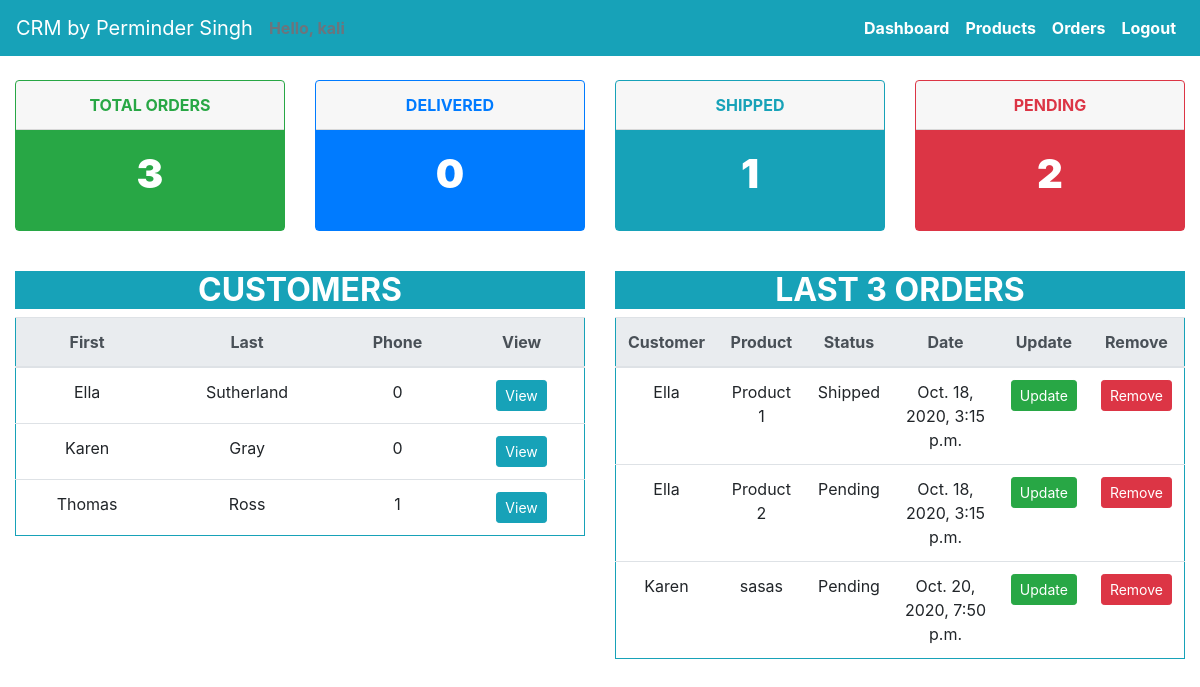
The app's page / (signed in) with its own data.
### users/models.py (models this page shows, shortened)
class Customer(models.Model):
	first_name = models.CharField(max_length=50, null=True)
	last_name = models.CharField(max_length=50, null=True)
	email = models.EmailField(null=True)
	phone = models.IntegerField(null=True)
	date_created  = models.DateTimeField(auto_now_add=True)
	def __str__(self):
		return self.first_name

class Order(models.Model):
	STATUS = (
		('Pending', 'Pending'),
		('Shipped', 'Shipped'),
		('Delivered', 'Delivered'),
		)
	customer = models.ForeignKey(Customer, on_delete = models.SET_NULL, null=True)
	product = models.ForeignKey(Product, on_delete = models.SET_NULL, null=True)
	status = models.CharField(max_length = 200, null=True, choices=STATUS)
	date_created  = models.DateTimeField(auto_now_add=True)
	tags = models.ManyToManyField(Tag)

class Product(models.Model):
	CATEGORY = (
		('Cat 1 ', 'Cat 1 '),
		('Cat 2 ', 'Cat 2 '),
		('Cat 3 ', 'Cat 3 '),
		)
	name = models.CharField(max_length=200, null=True)
	description = models.CharField(max_length=200, null=True)
	price = models.FloatField(null=True)
	category = models.CharField(max_length = 200, null=True, choices=CATEGORY)
	date_created  = models.DateTimeField(auto_now_add=True)
	def __str__(self):
		return self.name

### users/views.py (the view)
# urls.py: 2. Add a URL to urlpatterns:  path('', views.home, name='home')
@login_required(login_url='login')
def home(request):
	customer = Customer.objects.all()
	order = Order.objects.all()
	tcx = customer.count()
	tord = order.count()
	pod = order.filter(status='Pending').count()
	dod = order.filter(status='Delivered').count()
	sod = order.filter(status='Shipped').count()
	context = {'customer': customer, 'order': order,'tcx':tcx ,'pod':pod,'sod':sod,'dod':dod,'tord':tord}
	return render( request, 'dashboard.html', context)

### users/templates/dashboard.html
{% extends 'base.html' %}
{% block navbar %}
{% include 'navbar.html' %}
{% endblock navbar %}
{% block content %}
<div class="container-fluid mt-4 ">
    <div class="row text-center">
        {% include 'cards.html' %}
    </div>
</div>
<div class="container-fluid mt-4 ">
    <div class="row">
        <div class="col text-center ">
            <h2 class="bg-info text-white font-weight-bold">CUSTOMERS</h2>
            <table class="table mt-2 border border-info">
                <thead class="thead-light">
                    <tr>
                        <th scope="col">First</th>
                        <th scope="col">Last</th>
                        <th scope="col">Phone</th>
                        <th scope="col">View</th>
                    </tr>
                </thead>
                <tbody>
                    {% for cx in customer %}
                    <tr>
                        <td>{{ cx.first_name }} </td>
                        <td>{{ cx.last_name }}</td>
                        <td>{{ cx.phone }}</td>
                        <td><a class="btn btn-sm btn-info " href="{% url 'user' cx.id %}">View</a></td>
                    </tr>
                    {% endfor %}
                </tbody>
            </table>
        </div>
        <div class="col text-center ">
            <h2 class="bg-info text-white font-weight-bold">LAST 3 ORDERS</h2>
            <table class="table mt-2 border border-info">
                <thead class="thead-light">
                    <tr>
                        <th scope="col">Customer</th>
                        <th scope="col">Product</th>
                        <th scope="col">Status</th>
                        <th scope="col">Date</th>
                        <th scope="col">Update</th>
                        <th scope="col">Remove</th>
                    </tr>
                </thead>
                <tbody>
                    {% for cx in order %}
                    <tr>
                        <td> {{ cx.customer }} </td>
                        <td>{{ cx.product }}</td>
                        <td>{{ cx.status }}</td>
                        <td>{{ cx.date_created }}</td>
                        <td><a class="btn btn-sm btn-success " href="{% url 'updateOrder' cx.id %}">Update</a></td>
                        <td><a class="btn btn-sm btn-danger " href="{% url 'deleteOrder' cx.id %}">Remove</a></td>
                    </tr>
                    {% endfor %}
                </tbody>
            </table>
        </div>
    </div>
</div>
{% endblock %}

### users/templates/base.html (shortened to what this page needs)
{% load static %}
<!DOCTYPE html>
<html>
<head>
	<link rel="stylesheet" href="https://maxcdn.bootstrapcdn.com/bootstrap/4.0.0/css/bootstrap.min.css">
	<link rel="stylesheet" type="text/css" href="{% static '/style.css' %}">
</head>
<body>
{% block navbar %}
{% endblock navbar %}
{% block content %}
{% endblock %}
</body>
</html>

### users/templates/navbar.html (shortened to what this page needs)
<nav class="navbar navbar-expand-lg navbar-light bg-info ">
    <a class="navbar-brand text-white" href="{% url 'home' %}">CRM by Perminder Singh</a>
    <span class="text-muted font-weight-bold">Hello, {{ request.user }} </span>
    <div class="collapse navbar-collapse justify-content-end" id="navbarNav">
        <ul class="navbar-nav">
            <li class="nav-item active">
                <a class="nav-link text-white font-weight-bold" href="{% url 'home' %}"> Dashboard <span class="sr-only">(current)</span></a>
            </li>
            <li class="nav-item ">
                <a class="nav-link text-white font-weight-bold" href="{% url 'products' %}">Products</a>
            </li>
            <li class="nav-item ">
                <a class="nav-link  text-white font-weight-bold" href="{% url 'orders' %}">Orders</a>
            </li>
            <li class="nav-item ">
                <a class="nav-link  text-white font-weight-bold" href="{% url 'logout' %}">Logout</a>
            </li>
        </ul>
    </div>
</nav>

### users/templates/cards.html
<div class="col-3 ">
    <div class="card text-success text-uppercase font-weight-bold border border-success mb-3">
        <div class="card-header">Total Orders</div>
        <div class="card-body bg-success text-white">
            <h5 class="card-title">{{ tord }}</h5>
        </div>
    </div>
</div>
<div class="col-3 ">
    <div class="card text-primary text-uppercase font-weight-bold border border-primary mb-3">
        <div class="card-header">Delivered</div>
        <div class="card-body bg-primary text-white">
            <h5 class="card-title">{{ dod }}</h5>
        </div>
    </div>
</div>
<div class="col-3 ">
    <div class="card text-info text-uppercase font-weight-bold border border-info mb-3">
        <div class="card-header">Shipped</div>
        <div class="card-body bg-info text-white">
            <h5 class="card-title">{{ sod }}</h5>
        </div>
    </div>
</div>
<div class="col-3 ">
    <div class="card text-danger text-uppercase font-weight-bold border border-danger mb-3">
        <div class="card-header">Pending</div>
        <div class="card-body bg-danger text-white">
            <h5 class="card-title">{{ pod }}</h5>
        </div>
    </div>
</div>

### static/style.css (style rules this page uses)
h5.card-title { font-size: 40px; font-weight: bolder; }

### records on screen
Customer: first_name "Ella", last_name "Sutherland", phone "0"
Customer: first_name "Karen", last_name "Gray", phone "0"
Customer: first_name "Thomas", last_name "Ross", phone "1"
Order: customer "Ella", product "Product 1", status "Shipped", date_created "Oct. 18, 2020, 3:15 p.m."
Order: customer "Ella", product "Product 2", status "Pending", date_created "Oct. 18, 2020, 3:15 p.m."
Order: customer "Karen", product "sasas", status "Pending", date_created "Oct. 20, 2020, 7:50 p.m."

### other values on screen
{{ tord }} "3"
{{ dod }} "0"
{{ sod }} "1"
{{ pod }} "2"
